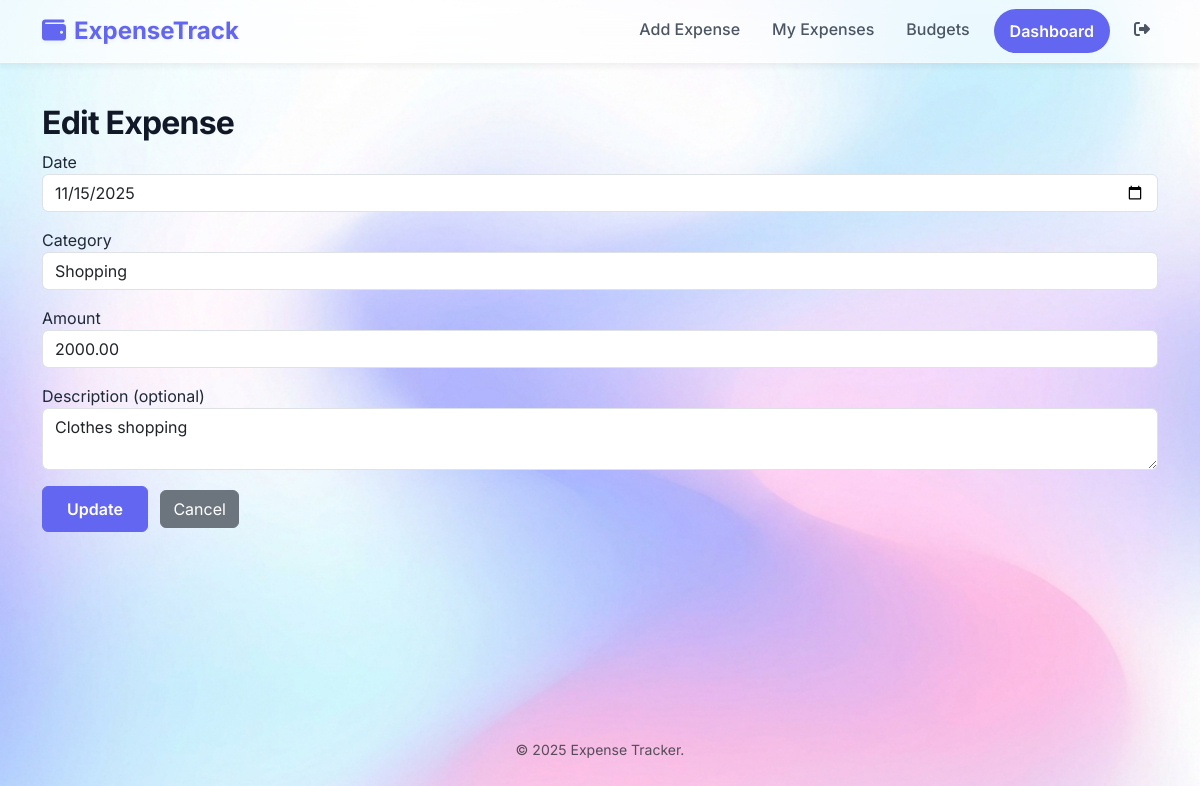
Screenshot of /edit/6 (signed in) with the database file from the repository.
### app.py (models this page shows)
class Expense(db.Model):
    id = db.Column(db.Integer, primary_key=True)
    user_id = db.Column(db.Integer, db.ForeignKey('user.id'), nullable=False, index=True)
    date = db.Column(db.Date, nullable=False)
    category = db.Column(db.String(80), nullable=False)
    amount = db.Column(db.Float, nullable=False)
    description = db.Column(db.Text, nullable=True)
    user = db.relationship('User', backref=db.backref('expenses', lazy=True))

### app.py (the view, shortened to what this page needs)
@app.route('/edit/<int:exp_id>', methods=['GET', 'POST'])
@login_required
def edit_expense(exp_id):
    expense = Expense.query.get_or_404(exp_id)
    if expense.user_id != current_user.id:
        flash('Unauthorized.', 'danger')
        return redirect(url_for('view_expenses'))
    return render_template('edit_expense.html', expense=expense)

### app.py (called while the page is built)
@login_manager.user_loader
def load_user(user_id):
    return User.query.get(int(user_id))

### templates/edit_expense.html (shortened to what this page needs)
{% extends "base.html" %}
{% block content %}
<h2>Edit Expense</h2>
<form method="post" action="{{ url_for('edit_expense', exp_id=expense.id) }}">
<div class="mb-3">
<label>Date</label>
<input type="date" name="date" class="form-control" value="{{ expense.date.strftime('%Y-%m-%d') }}">
</div>
<div class="mb-3">
<label>Category</label>
<select name="category" class="form-control">
<option {% if expense.category=='Shopping' %}selected{% endif %}>Shopping</option>
</select>
</div>
<div class="mb-3">
<label>Amount</label>
<input type="number" step="0.01" name="amount" class="form-control" value="{{ '%.2f'|format(expense.amount) }}">
</div>
<div class="mb-3">
<label>Description (optional)</label>
<textarea name="description" class="form-control" rows="2" placeholder="Add a short note about this expense">{{ expense.description or '' }}</textarea>
</div>
<button class="btn btn-primary" type="submit">Update</button>
<a href="{{ url_for('view_expenses') }}" class="btn btn-secondary ms-2">Cancel</a>
</form>
{% endblock %}

### static/style.css (style rules this page uses)
:root { --primary-color: #6366f1; --primary-hover: #4f46e5; --secondary-color: #ec4899; --bg-color: #f3f4f6; --text-color: #1f2937; --glass-bg: rgba(255, 255, 255, 0.7); --glass-border: rgba(255, 255, 255, 0.5); --shadow-sm: 0 1px 2px 0 rgba(0, 0, 0, 0.05); --shadow-md: 0 4px 6px -1px rgba(0, 0, 0, 0.1), 0 2px 4px -1px rgba(0, 0, 0, 0.06); --shadow-lg: 0 10px 15px -3px rgba(0, 0, 0, 0.1), 0 4px 6px -2px rgba(0, 0, 0, 0.05); }
body { font-family: 'Inter', sans-serif; color: var(--text-color); background: url('/static/bg_light.png') no-repeat center center fixed; background-size: cover; min-height: 100vh; display: flex; flex-direction: column; }
.btn-primary { background-color: var(--primary-color); border-color: var(--primary-color); padding: 0.6rem 1.5rem; font-weight: 600; transition: all 0.2s; }
h1, h2, h3, h4, h5, h6 { font-weight: 700; letter-spacing: -0.025em; color: #111827; }

### rows the page displays
Expense: date "11/15/2025", category "Shopping", amount "2000.00", description "Clothes shopping"
